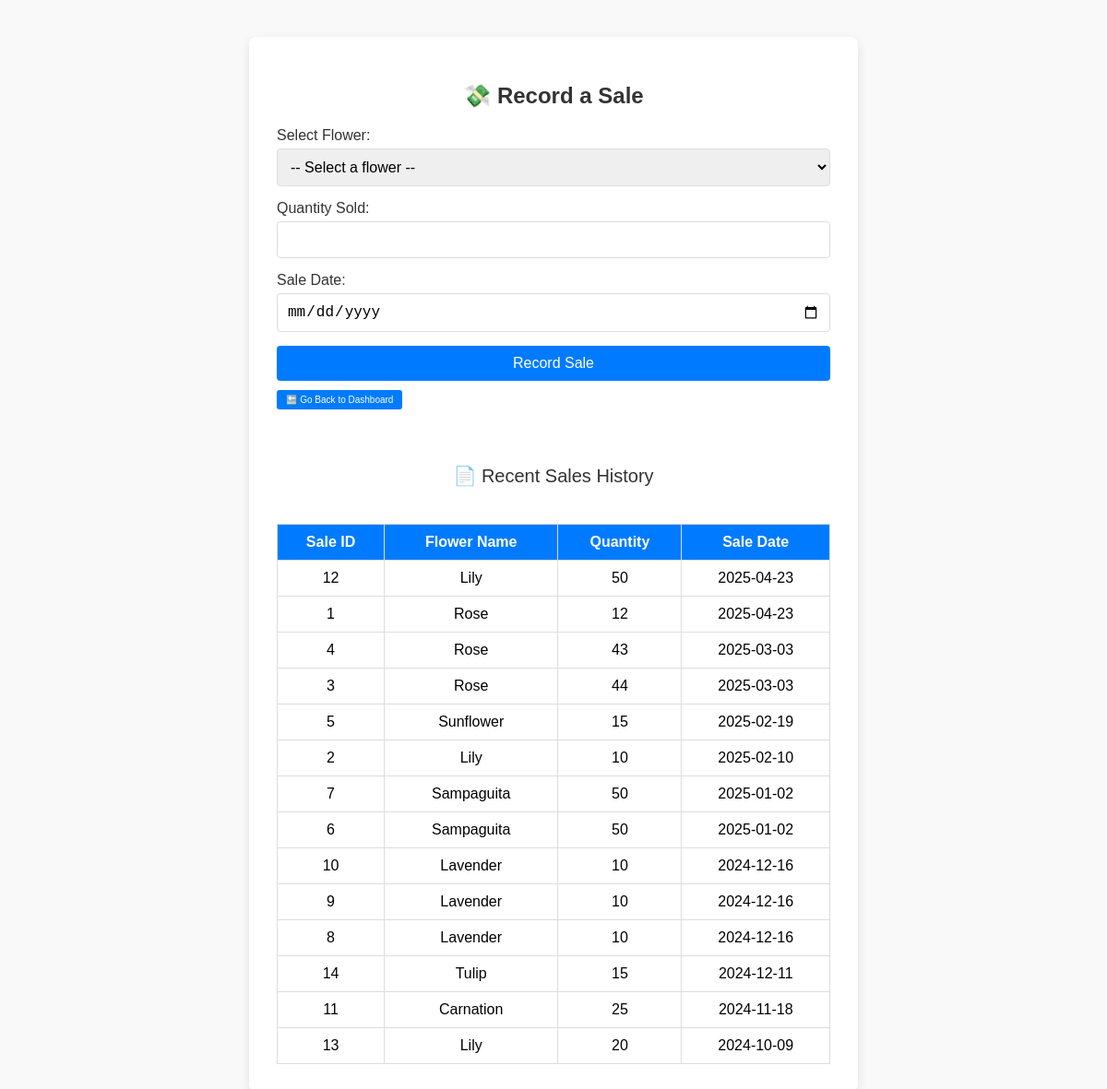
Page /record_sale.php on the committed database.
### tables this page shows
CREATE TABLE `sales` (
  `id` int(11) NOT NULL,
  `product_id` int(11) NOT NULL,
  `quantity` int(11) NOT NULL,
  `sale_date` date NOT NULL
);

CREATE TABLE `product` (
  `flower_id` int(11) NOT NULL,
  `name` varchar(255) NOT NULL,
  `description` text DEFAULT NULL,
  `price` decimal(10,2) NOT NULL,
  `quantity` int(11) DEFAULT NULL,
  `size` varchar(255) NOT NULL,
  `color` varchar(255) NOT NULL,
  `available` int(11) NOT NULL,
  `image_url` varchar(255) NOT NULL
);

### record_sale.php (the view, shortened to what this page needs)
<?php
include 'db.php';
$sales_history = $conn->query("
    SELECT s.id, p.name AS product_name, s.quantity, s.sale_date
    FROM sales s
    JOIN product p ON s.product_id = p.flower_id
    ORDER BY s.sale_date DESC, s.id DESC
    LIMIT 20
");
?>
<!DOCTYPE html>
<html lang="en">
<head>
</head>
<body>
    <div class="container">
        <h2>💸 Record a Sale</h2>
        <form method="post" onsubmit="return confirmSale()">
            <label for="product_id">Select Flower:</label>
            <select name="product_id" id="product_id" required>
                <option disabled selected>-- Select a flower --</option>
            </select>
            <label for="quantity">Quantity Sold:</label>
            <input type="number" name="quantity" id="quantity" min="1" required>
            <label for="sale_date">Sale Date:</label>
            <input type="date" name="sale_date" id="sale_date" required>
            <input type="submit" value="Record Sale">
        </form>
        <a href="dashboard.php" class="btn-back-dashboard">🔙 Go Back to Dashboard</a>
        <div class="section-title">📄 Recent Sales History</div>
        <table>
            <thead>
                <tr>
                    <th>Sale ID</th>
                    <th>Flower Name</th>
                    <th>Quantity</th>
                    <th>Sale Date</th>
                </tr>
            </thead>
            <tbody>
                <?php while($sale = $sales_history->fetch_assoc()): ?>
                    <tr>
                        <td><?= $sale['id'] ?></td>
                        <td><?= htmlspecialchars($sale['product_name']) ?></td>
                        <td><?= $sale['quantity'] ?></td>
                        <td><?= $sale['sale_date'] ?></td>
                    </tr>
                <?php endwhile; ?>
            </tbody>
        </table>
    </div>
</body>
</html>

### record_sale.php (style rules this page uses)
body { font-family: 'Arial', sans-serif; background-color: #f9f9f9; margin: 0; padding: 40px; }
.container { background-color: #fff; padding: 30px; border-radius: 8px; box-shadow: 0 4px 12px rgba(0, 0, 0, 0.1); max-width: 600px; margin: auto; }
h2 { text-align: center; color: #333; }
form { display: flex; flex-direction: column; }
label { font-size: 16px; margin-bottom: 5px; color: #333; }
select, input[type="number"], input[type="date"] { padding: 10px; margin-bottom: 15px; border: 1px solid #ddd; border-radius: 4px; font-size: 16px; }
input[type="submit"] { padding: 10px 20px; background-color: #007bff; color: white; border: none; border-radius: 4px; font-size: 16px; cursor: pointer; transition: background-color 0.3s; }
table { width: 100%; border-collapse: collapse; margin-top: 40px; }
table th, table td { padding: 10px; border: 1px solid #ddd; text-align: center; }
table th { background-color: #007bff; color: white; }
.section-title { margin-top: 60px; margin-bottom: 10px; font-size: 20px; color: #333; text-align: center; }
.btn-back-dashboard { display: inline-block; padding: 5px 10px; background-color: #007bff; color: white; font-size: 10px; text-decoration: none; border-radius: 3px; margin-top: 10px; text-align: center; }

### rows in the picture
sales: id "12", product.name "Lily", quantity "50", sale_date "2025-04-23"
sales: id "1", product.name "Rose", quantity "12", sale_date "2025-04-23"
sales: id "4", product.name "Rose", quantity "43", sale_date "2025-03-03"
sales: id "3", product.name "Rose", quantity "44", sale_date "2025-03-03"
sales: id "5", product.name "Sunflower", quantity "15", sale_date "2025-02-19"
sales: id "2", product.name "Lily", quantity "10", sale_date "2025-02-10"
sales: id "7", product.name "Sampaguita", quantity "50", sale_date "2025-01-02"
sales: id "6", product.name "Sampaguita", quantity "50", sale_date "2025-01-02"
sales: id "10", product.name "Lavender", quantity "10", sale_date "2024-12-16"
sales: id "9", product.name "Lavender", quantity "10", sale_date "2024-12-16"
sales: id "8", product.name "Lavender", quantity "10", sale_date "2024-12-16"
sales: id "14", product.name "Tulip", quantity "15", sale_date "2024-12-11"
sales: id "11", product.name "Carnation", quantity "25", sale_date "2024-11-18"
sales: id "13", product.name "Lily", quantity "20", sale_date "2024-10-09"
